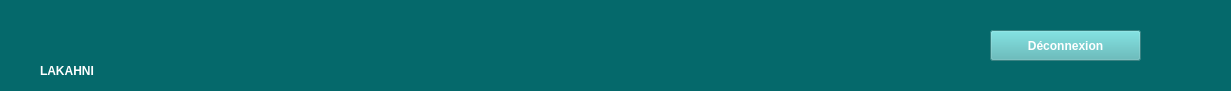
   <widget class="QWidget" name="widget" native="true">
    <property name="geometry">
     <rect>
      <x>-10</x>
      <y>0</y>
      <width>1231</width>
      <height>91</height>
     </rect>
    </property>
    <property name="styleSheet">
     <string notr="true">background-color: #05696b;
color: white;
</string>
    </property>
    <widget class="QPushButton" name="pushButton_16">
     <property name="geometry">
      <rect>
       <x>990</x>
       <y>30</y>
       <width>151</width>
       <height>31</height>
      </rect>
     </property>
     <property name="palette">
      <palette>
       <active>
        <colorrole role="WindowText">
         <brush brushstyle="SolidPattern">
          <color alpha="255">
           <red>0</red>
           <green>0</green>
           <blue>0</blue>
          </color>
         </brush>
        </colorrole>
        <colorrole role="Button">
         <brush brushstyle="SolidPattern">
          <color alpha="255">
           <red>81</red>
           <green>182</green>
           <blue>182</blue>
          </color>
         </brush>
        </colorrole>
        <colorrole role="Light">
         <brush brushstyle="SolidPattern">
          <color alpha="255">
           <red>131</red>
           <green>255</green>
           <blue>255</blue>
          </color>
         </brush>
        </colorrole>
        <colorrole role="Midlight">
         <brush brushstyle="SolidPattern">
          <color alpha="255">
           <red>106</red>
           <green>218</green>
           <blue>218</blue>
          </color>
         </brush>
        </colorrole>
        <colorrole role="Dark">
         <brush brushstyle="SolidPattern">
          <color alpha="255">
           <red>41</red>
           <green>91</green>
           <blue>91</blue>
          </color>
         </brush>
        </colorrole>
        <colorrole role="Mid">
         <brush brushstyle="SolidPattern">
          <color alpha="255">
           <red>54</red>
           <green>121</green>
           <blue>121</blue>
          </color>
         </brush>
        </colorrole>
        <colorrole role="Text">
         <brush brushstyle="SolidPattern">
          <color alpha="255">
           <red>255</red>
           <green>255</green>
           <blue>255</blue>
          </color>
         </brush>
        </colorrole>
        <colorrole role="BrightText">
         <brush brushstyle="SolidPattern">
          <color alpha="255">
           <red>255</red>
           <green>255</green>
           <blue>255</blue>
          </color>
         </brush>
        </colorrole>
        <colorrole role="ButtonText">
         <brush brushstyle="SolidPattern">
          <color alpha="255">
           <red>255</red>
           <green>255</green>
           <blue>255</blue>
          </color>
         </brush>
        </colorrole>
        <colorrole role="Base">
         <brush brushstyle="SolidPattern">
          <color alpha="255">
           <red>81</red>
           <green>182</green>
           <blue>182</blue>
          </color>
         </brush>
        </colorrole>
        <colorrole role="Window">
         <brush brushstyle="SolidPattern">
          <color alpha="255">
           <red>81</red>
           <green>182</green>
           <blue>182</blue>
          </color>
         </brush>
        </colorrole>
        <colorrole role="Shadow">
         <brush brushstyle="SolidPattern">
          <color alpha="255">
           <red>0</red>
           <green>0</green>
           <blue>0</blue>
          </color>
         </brush>
        </colorrole>
        <colorrole role="AlternateBase">
         <brush brushstyle="SolidPattern">
          <color alpha="255">
           <red>168</red>
           <green>218</green>
           <blue>218</blue>
          </color>
         </brush>
        </colorrole>
        <colorrole role="ToolTipBase">
         <brush brushstyle="SolidPattern">
          <color alpha="255">
           <red>255</red>
           <green>255</green>
           <blue>220</blue>
          </color>
         </brush>
        </colorrole>
        <colorrole role="ToolTipText">
         <brush brushstyle="SolidPattern">
          <color alpha="255">
           <red>0</red>
           <green>0</green>
           <blue>0</blue>
          </color>
         </brush>
        </colorrole>
        <colorrole role="PlaceholderText">
         <brush brushstyle="SolidPattern">
          <color alpha="127">
           <red>0</red>
           <green>0</green>
           <blue>0</blue>
          </color>
         </brush>
        </colorrole>
        <colorrole role="Accent">
         <brush brushstyle="SolidPattern">
          <color alpha="255">
           <red>255</red>
           <green>255</green>
           <blue>255</blue>
          </color>
         </brush>
        </colorrole>
       </active>
       <inactive>
        <colorrole role="WindowText">
         <brush brushstyle="SolidPattern">
          <color alpha="255">
           <red>0</red>
           <green>0</green>
           <blue>0</blue>
          </color>
         </brush>
        </colorrole>
        <colorrole role="Button">
         <brush brushstyle="SolidPattern">
          <color alpha="255">
           <red>81</red>
           <green>182</green>
           <blue>182</blue>
          </color>
         </brush>
        </colorrole>
        <colorrole role="Light">
         <brush brushstyle="SolidPattern">
          <color alpha="255">
           <red>131</red>
           <green>255</green>
           <blue>255</blue>
          </color>
         </brush>
        </colorrole>
        <colorrole role="Midlight">
         <brush brushstyle="SolidPattern">
          <color alpha="255">
           <red>106</red>
           <green>218</green>
           <blue>218</blue>
          </color>
         </brush>
        </colorrole>
        <colorrole role="Dark">
         <brush brushstyle="SolidPattern">
          <color alpha="255">
           <red>41</red>
           <green>91</green>
           <blue>91</blue>
          </color>
         </brush>
        </colorrole>
        <colorrole role="Mid">
         <brush brushstyle="SolidPattern">
          <color alpha="255">
           <red>54</red>
           <green>121</green>
           <blue>121</blue>
          </color>
         </brush>
        </colorrole>
        <colorrole role="Text">
         <brush brushstyle="SolidPattern">
          <color alpha="255">
           <red>255</red>
           <green>255</green>
           <blue>255</blue>
          </color>
         </brush>
        </colorrole>
        <colorrole role="BrightText">
         <brush brushstyle="SolidPattern">
          <color alpha="255">
           <red>255</red>
           <green>255</green>
           <blue>255</blue>
          </color>
         </brush>
        </colorrole>
        <colorrole role="ButtonText">
         <brush brushstyle="SolidPattern">
          <color alpha="255">
           <red>255</red>
           <green>255</green>
           <blue>255</blue>
          </color>
         </brush>
        </colorrole>
        <colorrole role="Base">
         <brush brushstyle="SolidPattern">
          <color alpha="255">
           <red>81</red>
           <green>182</green>
           <blue>182</blue>
          </color>
         </brush>
        </colorrole>
        <colorrole role="Window">
         <brush brushstyle="SolidPattern">
          <color alpha="255">
           <red>81</red>
           <green>182</green>
           <blue>182</blue>
          </color>
         </brush>
        </colorrole>
        <colorrole role="Shadow">
         <brush brushstyle="SolidPattern">
          <color alpha="255">
           <red>0</red>
           <green>0</green>
           <blue>0</blue>
          </color>
         </brush>
        </colorrole>
        <colorrole role="AlternateBase">
         <brush brushstyle="SolidPattern">
          <color alpha="255">
           <red>168</red>
           <green>218</green>
           <blue>218</blue>
          </color>
         </brush>
        </colorrole>
        <colorrole role="ToolTipBase">
         <brush brushstyle="SolidPattern">
          <color alpha="255">
           <red>255</red>
           <green>255</green>
           <blue>220</blue>
          </color>
         </brush>
        </colorrole>
        <colorrole role="ToolTipText">
         <brush brushstyle="SolidPattern">
          <color alpha="255">
           <red>0</red>
           <green>0</green>
           <blue>0</blue>
          </color>
         </brush>
        </colorrole>
        <colorrole role="PlaceholderText">
         <brush brushstyle="SolidPattern">
          <color alpha="127">
           <red>0</red>
           <green>0</green>
           <blue>0</blue>
          </color>
         </brush>
        </colorrole>
        <colorrole role="Accent">
         <brush brushstyle="SolidPattern">
          <color alpha="255">
           <red>255</red>
           <green>255</green>
           <blue>255</blue>
          </color>
         </brush>
        </colorrole>
       </inactive>
       <disabled>
        <colorrole role="WindowText">
         <brush brushstyle="SolidPattern">
          <color alpha="255">
           <red>41</red>
           <green>91</green>
           <blue>91</blue>
          </color>
         </brush>
        </colorrole>
        <colorrole role="Button">
         <brush brushstyle="SolidPattern">
          <color alpha="255">
           <red>81</red>
           <green>182</green>
           <blue>182</blue>
          </color>
         </brush>
        </colorrole>
        <colorrole role="Light">
         <brush brushstyle="SolidPattern">
          <color alpha="255">
           <red>131</red>
           <green>255</green>
           <blue>255</blue>
          </color>
         </brush>
        </colorrole>
        <colorrole role="Midlight">
         <brush brushstyle="SolidPattern">
          <color alpha="255">
           <red>106</red>
           <green>218</green>
           <blue>218</blue>
          </color>
         </brush>
        </colorrole>
        <colorrole role="Dark">
         <brush brushstyle="SolidPattern">
          <color alpha="255">
           <red>41</red>
           <green>91</green>
           <blue>91</blue>
          </color>
         </brush>
        </colorrole>
        <colorrole role="Mid">
         <brush brushstyle="SolidPattern">
          <color alpha="255">
           <red>54</red>
           <green>121</green>
           <blue>121</blue>
          </color>
         </brush>
        </colorrole>
        <colorrole role="Text">
         <brush brushstyle="SolidPattern">
          <color alpha="255">
           <red>41</red>
           <green>91</green>
           <blue>91</blue>
          </color>
         </brush>
        </colorrole>
        <colorrole role="BrightText">
         <brush brushstyle="SolidPattern">
          <color alpha="255">
           <red>255</red>
           <green>255</green>
           <blue>255</blue>
          </color>
         </brush>
        </colorrole>
        <colorrole role="ButtonText">
         <brush brushstyle="SolidPattern">
          <color alpha="255">
           <red>41</red>
           <green>91</green>
           <blue>91</blue>
          </color>
         </brush>
        </colorrole>
        <colorrole role="Base">
         <brush brushstyle="SolidPattern">
          <color alpha="255">
           <red>81</red>
           <green>182</green>
           <blue>182</blue>
          </color>
         </brush>
        </colorrole>
        <colorrole role="Window">
         <brush brushstyle="SolidPattern">
          <color alpha="255">
           <red>81</red>
           <green>182</green>
           <blue>182</blue>
          </color>
         </brush>
        </colorrole>
        <colorrole role="Shadow">
         <brush brushstyle="SolidPattern">
          <color alpha="255">
           <red>0</red>
           <green>0</green>
           <blue>0</blue>
          </color>
         </brush>
        </colorrole>
        <colorrole role="AlternateBase">
         <brush brushstyle="SolidPattern">
          <color alpha="255">
           <red>81</red>
           <green>182</green>
           <blue>182</blue>
          </color>
         </brush>
        </colorrole>
        <colorrole role="ToolTipBase">
         <brush brushstyle="SolidPattern">
          <color alpha="255">
           <red>255</red>
           <green>255</green>
           <blue>220</blue>
          </color>
         </brush>
        </colorrole>
        <colorrole role="ToolTipText">
         <brush brushstyle="SolidPattern">
          <color alpha="255">
           <red>0</red>
           <green>0</green>
           <blue>0</blue>
          </color>
         </brush>
        </colorrole>
        <colorrole role="PlaceholderText">
         <brush brushstyle="SolidPattern">
          <color alpha="127">
           <red>41</red>
           <green>91</green>
           <blue>91</blue>
          </color>
         </brush>
        </colorrole>
        <colorrole role="Accent">
         <brush brushstyle="SolidPattern">
          <color alpha="255">
           <red>105</red>
           <green>237</green>
           <blue>237</blue>
          </color>
         </brush>
        </colorrole>
       </disabled>
      </palette>
     </property>
     <property name="font">
      <font>
       <bold>true</bold>
      </font>
     </property>
     <property name="styleSheet">
      <string notr="true">background-color: rgb(81, 182, 182);</string>
     </property>
     <property name="text">
      <string>Déconnexion</string>
     </property>
    </widget>
    <widget class="QLabel" name="label_9">
     <property name="geometry">
      <rect>
       <x>40</x>
       <y>60</y>
       <width>81</width>
       <height>21</height>
      </rect>
     </property>
     <property name="font">
      <font>
       <bold>true</bold>
      </font>
     </property>
     <property name="styleSheet">
      <string notr="true">background-color: #05696b;
color: white;
</string>
     </property>
     <property name="text">
      <string>LAKAHNI</string>
     </property>
    </widget>
    <widget class="QLabel" name="label">
     <property name="geometry">
      <rect>
       <x>0</x>
       <y>-30</y>
       <width>151</width>
       <height>151</height>
      </rect>
     </property>
     <property name="text">
      <string/>
     </property>
     <property name="pixmap">
      <pixmap resource="images.qrc">:/new/user/imgs/Vaxhaven__6_-removebg-preview (1).png</pixmap>
     </property>
     <property name="scaledContents">
      <bool>true</bool>
     </property>
    </widget>
    <zorder>pushButton_16</zorder>
    <zorder>label</zorder>
    <zorder>label_9</zorder>
   </widget>
